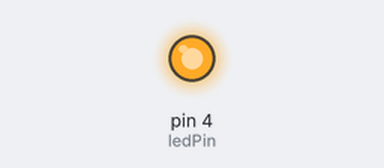
A sketch run on a simulated Arduino Uno, built with avr-gcc and run on an emulated ATmega328P. On the bench: output pins drawn as LEDs (lit = HIGH).

Above: at 0.85 s.
At 6.5 s:
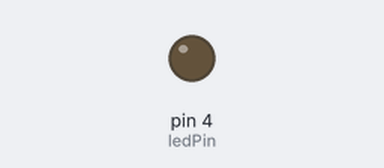
Timing chart, 0 to 8.1 s (numbered marks = the images above):
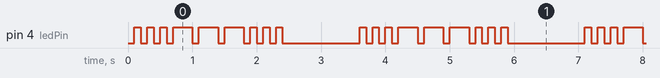

Measured:
- by itself, pin 4 (ledPin): repeats every 3.5 s: 2 × (LOW 0.10 s, HIGH 0.10 s), 3 × (LOW 0.10 s, HIGH 0.30 s), 3 × (LOW 0.10 s, HIGH 0.10 s), LOW 1.2 s, HIGH 0.10 s
- by itself, everything shown: repeats every 3.5 s, in 18 steps

The sketch:

SOS.ino
```cpp
const int ledPin = 4;


const unsigned long DOT_MS = 100;     // ·
const unsigned long DASH_MS = 300;    // —
const unsigned long GAP_MS = 100;     // 闪烁间隔
const unsigned long PAUSE_MS = 1200;  // SOS末尾停顿

const int pattern[] = {0,0,0, 1,1,1, 0,0,0};
const int patternLen = 9;

unsigned long lastTime = 0;
int idx = 0;
bool ledIs = false;
unsigned long onTime = 0;

void setup() {
	pinMode(ledPin, OUTPUT);
	digitalWrite(ledPin, LOW);
}

void loop() {
	unsigned long now = millis();
	unsigned long elapsed = now - lastTime;

	if (ledIs) {
		// LED亮的阶段
		if (elapsed >= onTime) {
			ledIs = false;
			lastTime = now;
			digitalWrite(ledPin, LOW);
		}
	} else {
		// LED灭的阶段
		unsigned long wait = (idx >= patternLen) ? PAUSE_MS : GAP_MS;

		if (elapsed >= wait) {
			if (idx >= patternLen) {
				idx = 0;
			}

			ledIs = true;
			onTime = (pattern[idx] == 0) ? DOT_MS : DASH_MS;
			lastTime = now;
			digitalWrite(ledPin, HIGH);
			idx++;
		}
	}
}
```
